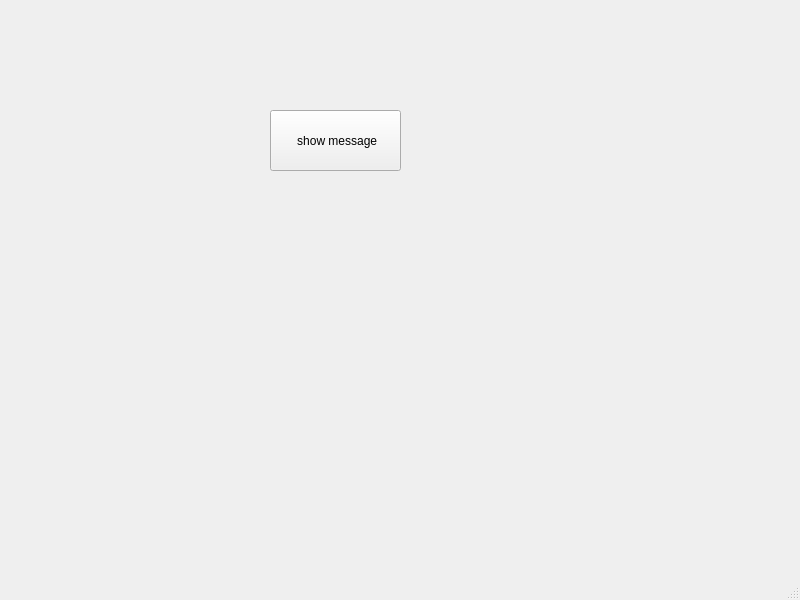
<?xml version="1.0" encoding="UTF-8"?>
<ui version="4.0">
 <class>MainWindow</class>
 <widget class="QMainWindow" name="MainWindow">
  <property name="geometry">
   <rect>
    <x>0</x>
    <y>0</y>
    <width>800</width>
    <height>600</height>
   </rect>
  </property>
  <property name="windowTitle">
   <string>MainWindow</string>
  </property>
  <widget class="QWidget" name="centralwidget">
   <widget class="QPushButton" name="pushButton">
    <property name="geometry">
     <rect>
      <x>270</x>
      <y>110</y>
      <width>131</width>
      <height>61</height>
     </rect>
    </property>
    <property name="text">
     <string> show message</string>
    </property>
   </widget>
  </widget>
  <widget class="QMenuBar" name="menubar">
   <property name="geometry">
    <rect>
     <x>0</x>
     <y>0</y>
     <width>800</width>
     <height>21</height>
    </rect>
   </property>
  </widget>
  <widget class="QStatusBar" name="statusbar"/>
 </widget>
 <resources/>
 <connections/>
</ui>
